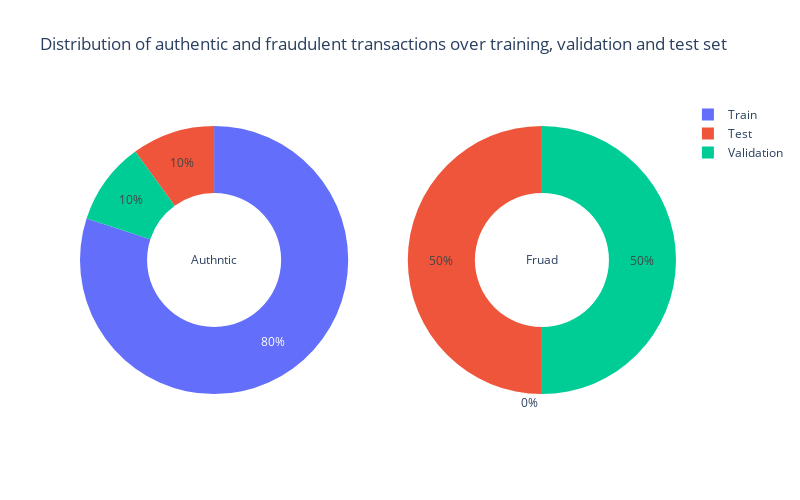

Notebook code for this chart:
### Code cell
# distribution of athuntic and fruad transaction over Traing ,validation and Test
labels =['Train',"Validation","Test"]
values_0 =[len(y_train[y_train==0]),len(y_val[y_val==0]),len(y_test[y_test==0])]
values_1 =[len(y_train[y_train==1]),len(y_val[y_val==1]),len(y_test[y_test==1])]

fig = make_subplots(rows=1 ,cols=2,specs = [[{'type': 'domain'}, {'type': 'domain'}]]) # {'type': 'domain'}: This dictionary defines the subplot type as 'domain'. 
fig.add_trace(go.Pie(values =values_0,labels= labels,hole= 0.5,textinfo='percent',title ="Authntic"),row=1,col=1) # This means each subplot will occupy the entire area 
fig.add_trace(go.Pie(values =values_1,labels= labels,hole= 0.5,textinfo='percent',title ="Fruad"),row=1,col=2) # allocated to it within the row and column layout.

text_title = "Distribution of authentic and fraudulent transactions over training, validation and test set"

fig.update_layout(height = 500 ,width = 800 ,showlegend= True ,title =dict(text = text_title))

fig.show()

### Figure 1 — Plotly figure (JSON) as saved in the notebook; plotly's stock layout.template omitted (floating-point values rounded to 4 significant figures)
{"data": [{"domain": {"x": [0, 0.45], "y": [0, 1]}, "hole": 0.5, "labels": ["Train", "Validation", "Test"], "textinfo": "percent", "title": {"text": "Authntic"}, "type": "pie", "values": [227452, 28431, 28432]}, {"domain": {"x": [0.55, 1], "y": [0, 1]}, "hole": 0.5, "labels": ["Train", "Validation", "Test"], "textinfo": "percent", "title": {"text": "Fruad"}, "type": "pie", "values": [0, 246, 246]}], "layout": {"height": 500, "showlegend": true, "title": {"text": "Distribution of authentic and fraudulent transactions over training, validation and test set"}, "width": 800}}
